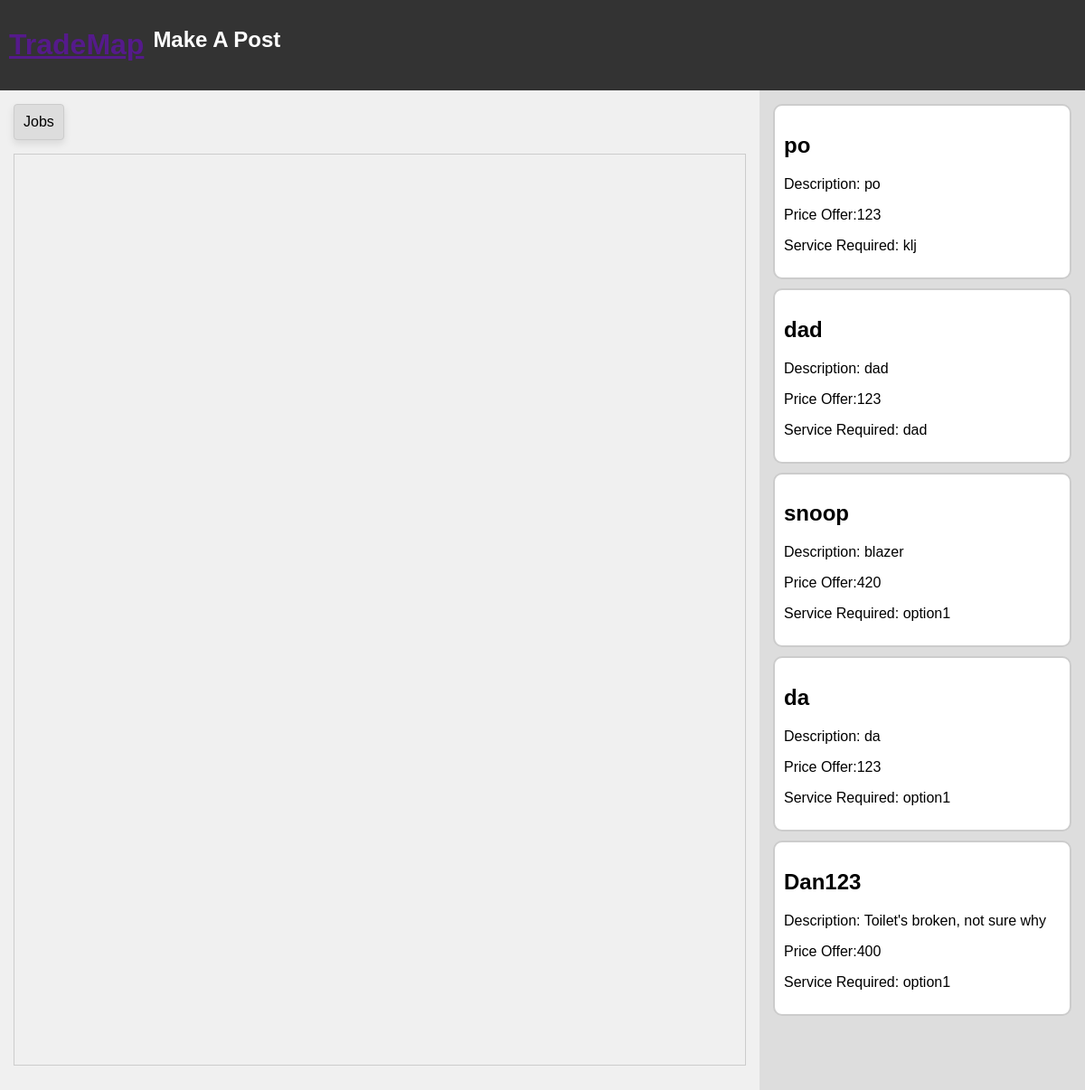
Before: / with the older database file.
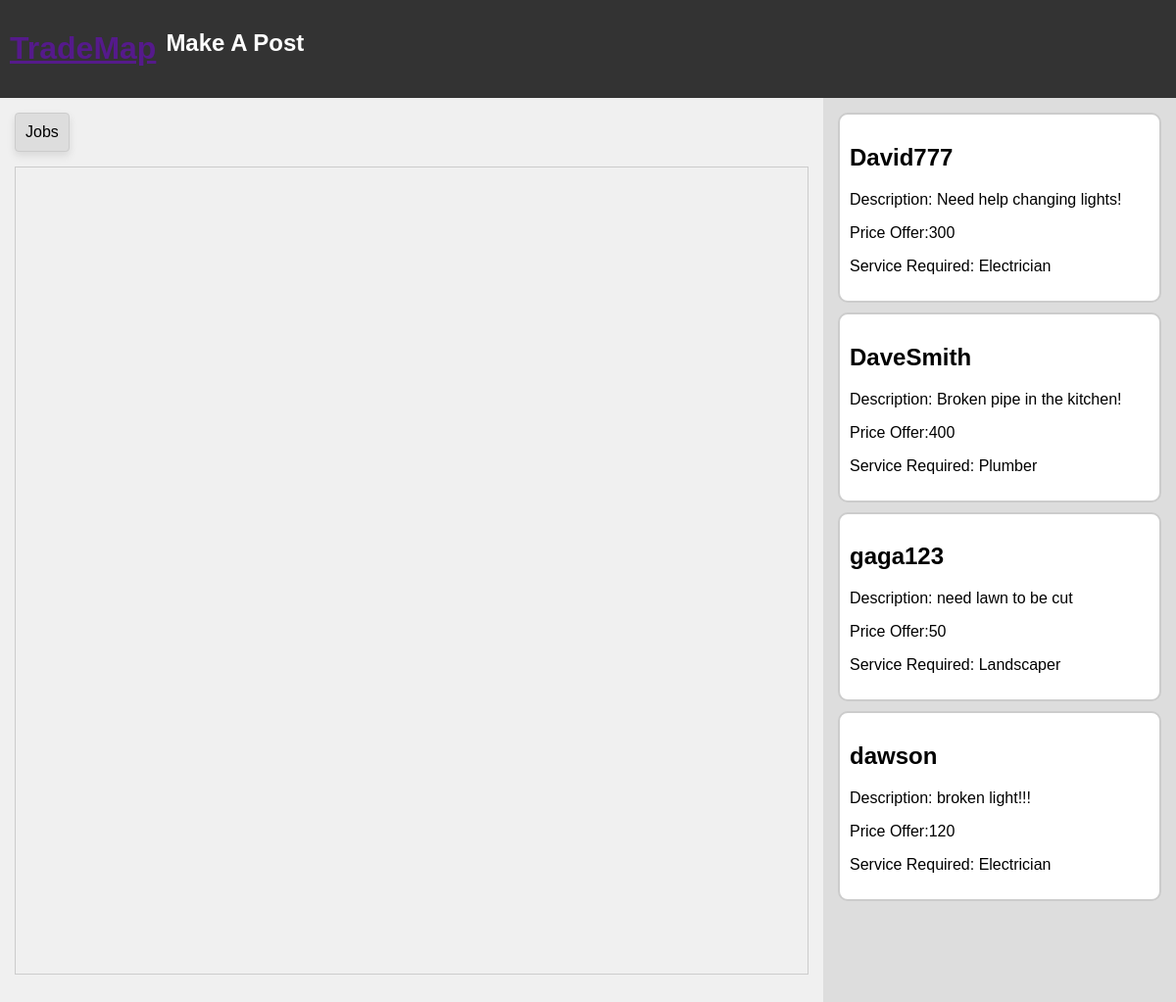
After: the same page with the newer database file.
### trademap/models.py (models this page shows)
class Account(models.Model):
    username = models.CharField(max_length=40)
    first_name = models.CharField(max_length=40)
    last_name = models.CharField(max_length=40)
    password = models.CharField(max_length=40)
    profession = models.CharField(max_length=40)

class JobPostings(Account):
    jobs = [
        ('Plumber', 'Plumber'),
        ('Carpenter', 'Carpenter'),
        ('Electrician', 'Electrician'),
        ('Landscaper', 'Landscaper'),
        ('Painter or Decorator', 'Painter or Decorator'),
        ('Other', 'Other'),
        ]
    user = models.CharField(max_length=40)
    title = models.CharField(max_length=100)
    description = models.CharField(max_length=40)
    cost_offer = models.IntegerField()
    profession_type = models.CharField(max_length=40, choices= jobs)
    contact = models.CharField(max_length = 15, default = '')
    location = models.CharField(max_length = 100, default = '')

### trademap/views.py (the view)
# urls.py: path("", views.index, name = "home"),
def index(request):
    len(values)
    return render(request, 'index.html', {
        'postings': values
    })

### templates/index.html (shortened to what this page needs)
<html lang="en">
<head>
</head>
<body>
<div class="top-bar">
    <div class="top-buttons">
        <h1><a href=>TradeMap<a/></h1>
        <h2>Make A Post</h2>
    </div>
</div>
    <div class="container">
        <div class="left-boxes">
            <div class="dropdown">
                <span>Jobs</span>
            </div>
            <div id="map" class="google-map"></div>
        </div>
       <div class="right-box">
        {% for post in postings %}
            <div class="post-box">
                <div class="clear-box" onclick="toggleMoreInfo(this)">
                    <h2>{{ post.user }}</h2>
                    <p>Description: {{ post.description }}</p>
                    <p>Price Offer:{{ post.cost_offer }}</p>
                    <p>Service Required: {{ post.profession_type }}</p>
                </div>
            </div>
        {% endfor %}
    </div>
</body>
</html>

### templates/index.html (style rules this page uses)
.clear-box { border: 2px solid #ccc; border-radius: 10px; padding: 10px; margin-bottom: 10px; background-color: #fff; cursor: pointer; }
body { margin: 0; padding: 0; font-family: Arial, sans-serif; }
.top-bar { background-color: #333; color: #fff; padding: 10px; text-align: center; display: flex; justify-content: space-between; align-items: center; }
.top-buttons { display: flex; gap: 10px; }
.container { display: flex; height: 100vh; }
.left-boxes { flex: 1; background-color: #f0f0f0; padding: 15px; box-sizing: border-box; }
.dropdown { position: relative; display: inline-block; padding: 10px; background-color: #ddd; border: 1px solid #ccc; border-radius: 4px; box-shadow: 0 4px 8px rgba(0,0,0,0.1); }
.google-map { height: 90%; border: 1px solid #ccc; margin-top: 15px; }
.right-box { width: 30%; background-color: #ddd; padding: 15px; box-sizing: border-box; overflow-y: auto; max-height: 100%; }

Changed rows visible on the page:
removed JobPostings: user "po", description "po", cost_offer "123", profession_type "klj"
removed JobPostings: user "dad", description "dad", cost_offer "123", profession_type "dad"
removed JobPostings: user "snoop", description "blazer", cost_offer "420", profession_type "option1"
removed JobPostings: user "da", description "da", cost_offer "123", profession_type "option1"
removed JobPostings: user "Dan123", description "Toilet's broken, not sure why", cost_offer "400", profession_type "option1"
added JobPostings: user "David777", description "Need help changing lights!", cost_offer "300", profession_type "Electrician"
added JobPostings: user "DaveSmith", description "Broken pipe in the kitchen!", cost_offer "400", profession_type "Plumber"
added JobPostings: user "gaga123", description "need lawn to be cut", cost_offer "50", profession_type "Landscaper"
added JobPostings: user "dawson", description "broken light!!!", cost_offer "120", profession_type "Electrician"
